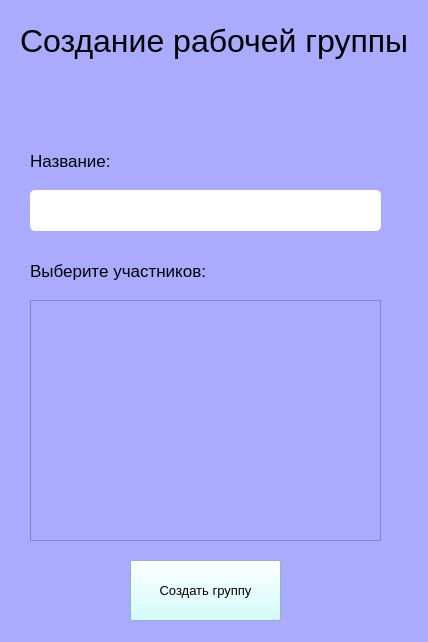
<?xml version="1.0" encoding="UTF-8"?>
<ui version="4.0">
 <class>MainWindow</class>
 <widget class="QMainWindow" name="MainWindow">
  <property name="geometry">
   <rect>
    <x>0</x>
    <y>0</y>
    <width>428</width>
    <height>642</height>
   </rect>
  </property>
  <property name="minimumSize">
   <size>
    <width>428</width>
    <height>642</height>
   </size>
  </property>
  <property name="maximumSize">
   <size>
    <width>428</width>
    <height>642</height>
   </size>
  </property>
  <property name="windowTitle">
   <string>MainWindow</string>
  </property>
  <property name="styleSheet">
   <string notr="true">background-color: rgb(170, 170, 255);</string>
  </property>
  <widget class="QWidget" name="centralwidget">
   <widget class="QLabel" name="label">
    <property name="geometry">
     <rect>
      <x>20</x>
      <y>10</y>
      <width>391</width>
      <height>61</height>
     </rect>
    </property>
    <property name="font">
     <font>
      <pointsize>24</pointsize>
     </font>
    </property>
    <property name="styleSheet">
     <string notr="true"/>
    </property>
    <property name="text">
     <string>Создание рабочей группы</string>
    </property>
   </widget>
   <widget class="QLabel" name="label_2">
    <property name="geometry">
     <rect>
      <x>30</x>
      <y>140</y>
      <width>111</width>
      <height>41</height>
     </rect>
    </property>
    <property name="font">
     <font>
      <pointsize>13</pointsize>
     </font>
    </property>
    <property name="styleSheet">
     <string notr="true"/>
    </property>
    <property name="text">
     <string>Название:</string>
    </property>
   </widget>
   <widget class="QLineEdit" name="lineEdit_title">
    <property name="geometry">
     <rect>
      <x>30</x>
      <y>190</y>
      <width>351</width>
      <height>41</height>
     </rect>
    </property>
    <property name="styleSheet">
     <string notr="true">background-color: rgb(255, 255, 255); border-radius: 5px;</string>
    </property>
   </widget>
   <widget class="QPushButton" name="pushButton_add_group">
    <property name="geometry">
     <rect>
      <x>130</x>
      <y>560</y>
      <width>151</width>
      <height>61</height>
     </rect>
    </property>
    <property name="font">
     <font>
      <pointsize>10</pointsize>
     </font>
    </property>
    <property name="styleSheet">
     <string notr="true">background-color: rgb(197, 255, 254);
</string>
    </property>
    <property name="text">
     <string>Создать группу</string>
    </property>
   </widget>
   <widget class="QLabel" name="label_4">
    <property name="geometry">
     <rect>
      <x>30</x>
      <y>250</y>
      <width>231</width>
      <height>41</height>
     </rect>
    </property>
    <property name="font">
     <font>
      <pointsize>13</pointsize>
     </font>
    </property>
    <property name="styleSheet">
     <string notr="true"/>
    </property>
    <property name="text">
     <string>Выберите участников:</string>
    </property>
   </widget>
   <widget class="QListWidget" name="listWidget_contacts">
    <property name="geometry">
     <rect>
      <x>30</x>
      <y>300</y>
      <width>351</width>
      <height>241</height>
     </rect>
    </property>
    <property name="styleSheet">
     <string notr="true">background-color: rgb(170, 170, 255);</string>
    </property>
   </widget>
   <widget class="QLabel" name="label_error">
    <property name="geometry">
     <rect>
      <x>20</x>
      <y>90</y>
      <width>381</width>
      <height>21</height>
     </rect>
    </property>
    <property name="font">
     <font>
      <pointsize>14</pointsize>
     </font>
    </property>
    <property name="styleSheet">
     <string notr="true"/>
    </property>
    <property name="text">
     <string/>
    </property>
   </widget>
  </widget>
 </widget>
 <resources/>
 <connections/>
</ui>
